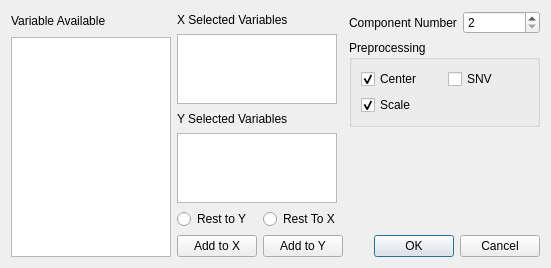
<?xml version="1.0" encoding="UTF-8"?>
<ui version="4.0">
 <class>Dialog</class>
 <widget class="QDialog" name="Dialog">
  <property name="geometry">
   <rect>
    <x>0</x>
    <y>0</y>
    <width>551</width>
    <height>268</height>
   </rect>
  </property>
  <property name="windowTitle">
   <string>PLS Model</string>
  </property>
  <layout class="QGridLayout" name="gridLayout_2">
   <item row="0" column="0" rowspan="3">
    <layout class="QVBoxLayout" name="verticalLayout_2">
     <item>
      <widget class="QLabel" name="label_2">
       <property name="text">
        <string>Variable Available</string>
       </property>
      </widget>
     </item>
     <item>
      <widget class="QListWidget" name="VlistWidget">
       <property name="sizePolicy">
        <sizepolicy hsizetype="Fixed" vsizetype="Fixed">
         <horstretch>0</horstretch>
         <verstretch>0</verstretch>
        </sizepolicy>
       </property>
       <property name="minimumSize">
        <size>
         <width>160</width>
         <height>220</height>
        </size>
       </property>
       <property name="maximumSize">
        <size>
         <width>160</width>
         <height>220</height>
        </size>
       </property>
      </widget>
     </item>
    </layout>
   </item>
   <item row="0" column="1" rowspan="3">
    <layout class="QVBoxLayout" name="verticalLayout">
     <item>
      <widget class="QLabel" name="label_3">
       <property name="text">
        <string>X Selected Variables</string>
       </property>
      </widget>
     </item>
     <item>
      <widget class="QListWidget" name="XlistWidget">
       <property name="sizePolicy">
        <sizepolicy hsizetype="Fixed" vsizetype="Fixed">
         <horstretch>0</horstretch>
         <verstretch>0</verstretch>
        </sizepolicy>
       </property>
       <property name="minimumSize">
        <size>
         <width>160</width>
         <height>70</height>
        </size>
       </property>
       <property name="maximumSize">
        <size>
         <width>160</width>
         <height>70</height>
        </size>
       </property>
      </widget>
     </item>
     <item>
      <widget class="QLabel" name="label_4">
       <property name="text">
        <string>Y Selected Variables</string>
       </property>
      </widget>
     </item>
     <item>
      <widget class="QListWidget" name="YlistWidget">
       <property name="sizePolicy">
        <sizepolicy hsizetype="Fixed" vsizetype="Fixed">
         <horstretch>0</horstretch>
         <verstretch>0</verstretch>
        </sizepolicy>
       </property>
       <property name="minimumSize">
        <size>
         <width>160</width>
         <height>70</height>
        </size>
       </property>
       <property name="maximumSize">
        <size>
         <width>160</width>
         <height>70</height>
        </size>
       </property>
      </widget>
     </item>
     <item>
      <layout class="QHBoxLayout" name="horizontalLayout_2">
       <item>
        <widget class="QRadioButton" name="YradioButton">
         <property name="text">
          <string>Rest to Y</string>
         </property>
        </widget>
       </item>
       <item>
        <widget class="QRadioButton" name="XradioButton">
         <property name="text">
          <string>Rest To X</string>
         </property>
        </widget>
       </item>
      </layout>
     </item>
     <item>
      <layout class="QHBoxLayout" name="horizontalLayout">
       <item>
        <widget class="QPushButton" name="XpushButton">
         <property name="text">
          <string>Add to X</string>
         </property>
        </widget>
       </item>
       <item>
        <widget class="QPushButton" name="YpushButton">
         <property name="text">
          <string>Add to Y</string>
         </property>
        </widget>
       </item>
      </layout>
     </item>
    </layout>
   </item>
   <item row="0" column="2">
    <layout class="QVBoxLayout" name="verticalLayout_3">
     <item>
      <layout class="QHBoxLayout" name="horizontalLayout_3">
       <item>
        <widget class="QLabel" name="label">
         <property name="text">
          <string>Component Number</string>
         </property>
        </widget>
       </item>
       <item>
        <widget class="QSpinBox" name="spinBox">
         <property name="minimumSize">
          <size>
           <width>50</width>
           <height>0</height>
          </size>
         </property>
         <property name="minimum">
          <number>2</number>
         </property>
         <property name="value">
          <number>2</number>
         </property>
        </widget>
       </item>
      </layout>
     </item>
     <item>
      <widget class="QGroupBox" name="groupBox">
       <property name="title">
        <string>Preprocessing</string>
       </property>
       <layout class="QGridLayout" name="gridLayout">
        <item row="0" column="0">
         <widget class="QCheckBox" name="centercheckBox">
          <property name="text">
           <string>Center</string>
          </property>
          <property name="checked">
           <bool>true</bool>
          </property>
         </widget>
        </item>
        <item row="0" column="1">
         <widget class="QCheckBox" name="snvcheckBox">
          <property name="text">
           <string>SNV</string>
          </property>
         </widget>
        </item>
        <item row="1" column="0">
         <widget class="QCheckBox" name="scalecheckBox">
          <property name="text">
           <string>Scale</string>
          </property>
          <property name="checked">
           <bool>true</bool>
          </property>
         </widget>
        </item>
       </layout>
      </widget>
     </item>
    </layout>
   </item>
   <item row="1" column="2">
    <spacer name="verticalSpacer">
     <property name="orientation">
      <enum>Qt::Vertical</enum>
     </property>
     <property name="sizeHint" stdset="0">
      <size>
       <width>20</width>
       <height>103</height>
      </size>
     </property>
    </spacer>
   </item>
   <item row="2" column="2">
    <widget class="QDialogButtonBox" name="buttonBox">
     <property name="orientation">
      <enum>Qt::Horizontal</enum>
     </property>
     <property name="standardButtons">
      <set>QDialogButtonBox::Cancel|QDialogButtonBox::Ok</set>
     </property>
    </widget>
   </item>
  </layout>
 </widget>
 <resources/>
 <connections>
  <connection>
   <sender>buttonBox</sender>
   <signal>accepted()</signal>
   <receiver>Dialog</receiver>
   <slot>accept()</slot>
   <hints>
    <hint type="sourcelabel">
     <x>168</x>
     <y>148</y>
    </hint>
    <hint type="destinationlabel">
     <x>157</x>
     <y>181</y>
    </hint>
   </hints>
  </connection>
  <connection>
   <sender>buttonBox</sender>
   <signal>rejected()</signal>
   <receiver>Dialog</receiver>
   <slot>reject()</slot>
   <hints>
    <hint type="sourcelabel">
     <x>168</x>
     <y>148</y>
    </hint>
    <hint type="destinationlabel">
     <x>177</x>
     <y>181</y>
    </hint>
   </hints>
  </connection>
 </connections>
</ui>
